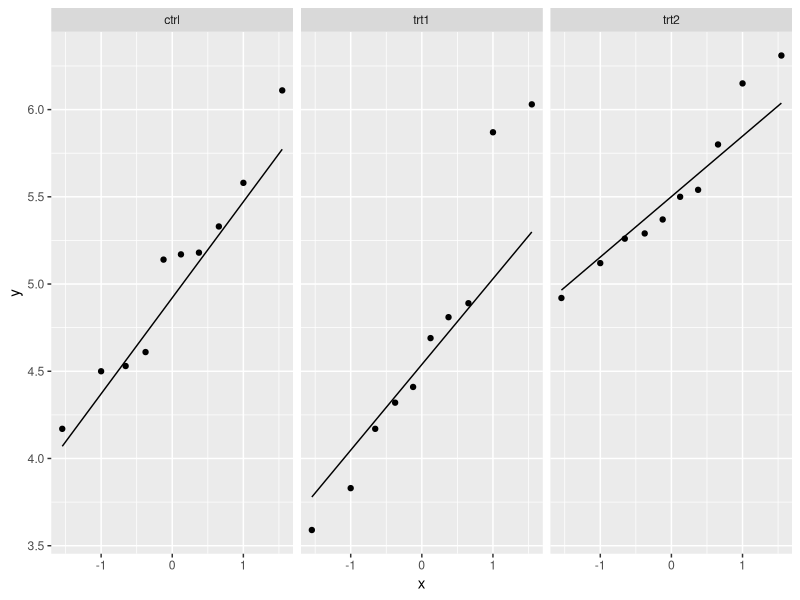
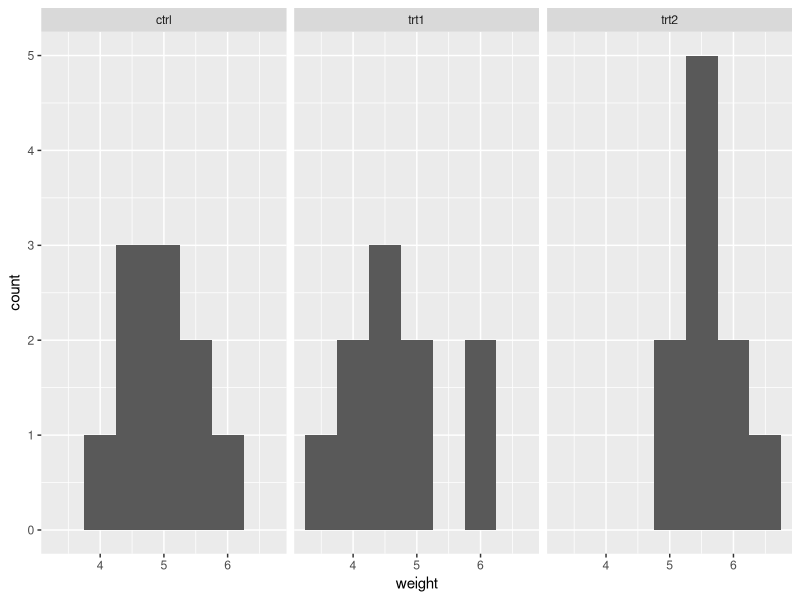
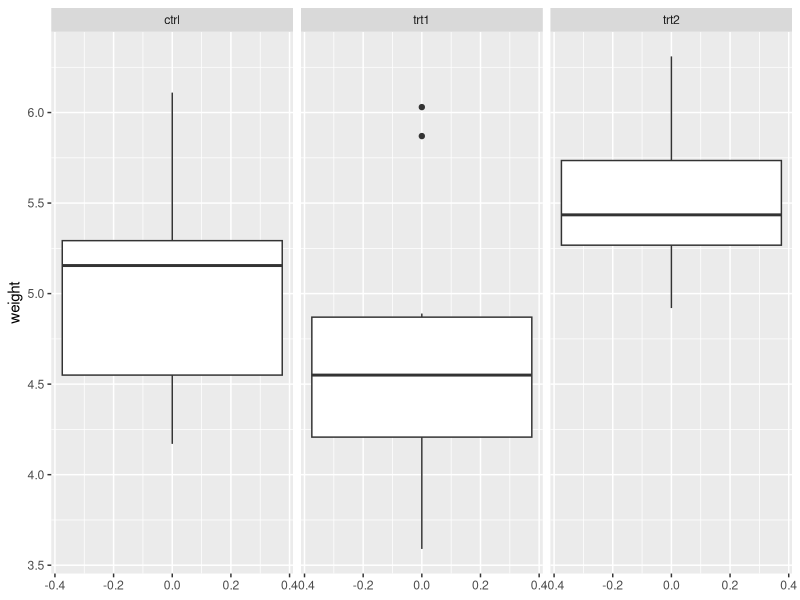

The R script that drew these images, in order:
## ---- chunk 1
#| label: load-packages
#| message: false

# install.packages("rstatix")
# install.packages("tidyverse")
library(rstatix)
library(tidyverse)
## ---- chunk 2
#| label: loading-data
# Call the data set into the Global environment
data("PlantGrowth")

# Use the `glimpse()` or `head()` function to skim observations
# glimpse(PlantGrowth)
head(PlantGrowth)

# Optional: You can use the `summary()` function to confirm that all variables
# are being read correctly. E.g. the `group` variable is displayed as counts
# for each level
summary(PlantGrowth)


# Optional: You can use the `str()` function to view the factor levels and
# confirm the appropriate reference level for analysis
str(PlantGrowth)

# R assigns reference level in alphabetical order. E.g. From our factor levels 
# (ctrl, trt1, trt2) - ctrl will be assigned as the reference level 
# automatically by R.
# Here, we see that `group` is a factor with 3 levels,
# with 1 corresponding to 1 (the first level).

# If you need to re-assign the reference level, you can `relevel()` your factor
# The first variable after `Levels:` is your new reference group.
relevel(PlantGrowth$group, ref = "ctrl")
## ---- chunk 3
#| label: check-assumptions-qq

# Check for missing values to ensure balanced data
colSums(is.na(PlantGrowth))
# No missing datapoints

# Normality assumption: Q-Q plot
qq_plot_plantgrowth <- ggplot(PlantGrowth) +
  aes(sample = weight) +
  facet_wrap(~ group) +
  stat_qq() +
  stat_qq_line()

qq_plot_plantgrowth
## ---- chunk 4
#| label: check-assumptions-histograms

# Normality assumption: Histograms
histogram_plantgrowth <- ggplot(PlantGrowth) +
  aes(x = weight) +
  geom_histogram(binwidth = 0.5) +
  facet_wrap(~ group)

histogram_plantgrowth
## ---- chunk 5
#| label: check-assumptions-shapiro

# Normality: Shapiro Wilks
shapiro_plantgrowth <- PlantGrowth %>%
  group_by(group) %>%
  summarise(
    statistic = shapiro.test(weight)$statistic,
    p.value = shapiro.test(weight)$p.value
  )

shapiro_plantgrowth
## ---- chunk 6
#| label: check-assumptions-levenes

# Homogeneity of Variance: Levene's test
levenes_plantgrowth <- levene_test(weight ~ group, data = PlantGrowth)
levenes_plantgrowth
## ---- chunk 7
#| label: check-assumptions-box

# Variance assumption: Box plot for weight by group
box_plantgrowth <- ggplot(PlantGrowth) +
  aes(y = weight) +
  geom_boxplot() +
  facet_wrap(~ group)

box_plantgrowth
## ---- chunk 8
#| label: oneway-anova

# Include an outcome variable, `weight`, and predictor(s), `group`. as well as 
# which data set to pull variables from with `data = ` argument
anova_fit <- aov(weight ~ group, data = PlantGrowth)

# Call summary statistics from `anova_fit` object
summary(anova_fit)
## ---- chunk 9
#| label: post-hoc-tukey

# perform Tukey's Test for multiple comparisons
anova_post_hoc <- TukeyHSD(anova_fit, conf.level=.95)

anova_post_hoc
## ---- chunk 10
#| label: regression-for-anova

# Simple linear regression
lm_plantgrowth <- lm(weight ~ group, data = PlantGrowth)

summary(lm_plantgrowth)
